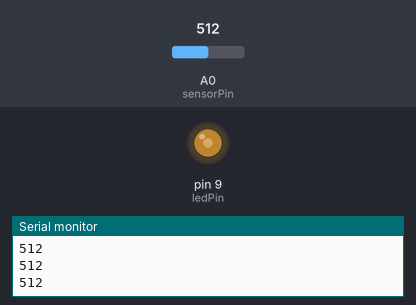
Bench run of a sketch on a simulated Arduino Uno, built with avr-gcc and run on an emulated ATmega328P. Parts: output pins drawn as LEDs (lit = HIGH), the last lines printed to the serial monitor. Inputs (shaded band) come from the test bench; at power-on: A0 (sensorPin) = 512.

Above: at 1.2 s.
1.3 s: A0 (sensorPin) set to 716
At 2.0 s:
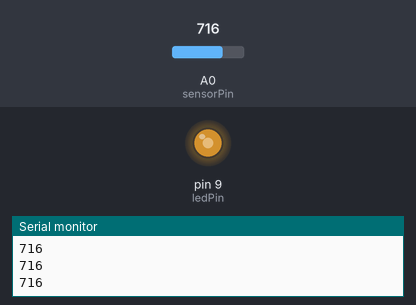
2.8 s: A0 (sensorPin) set to 900
At 3.3 s:
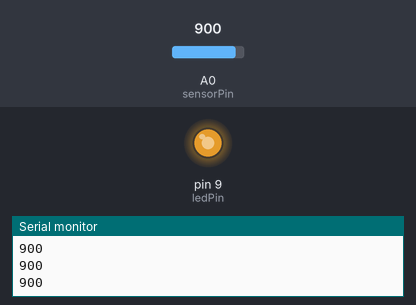
4.3 s: A0 (sensorPin) set to 122
At 5.5 s:
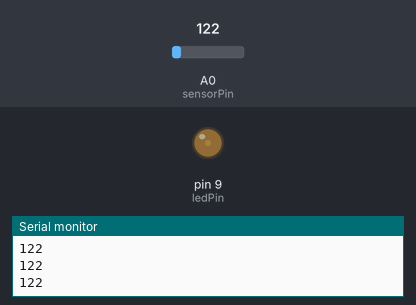
5.8 s: A0 (sensorPin) set to 0
At 6.7 s:
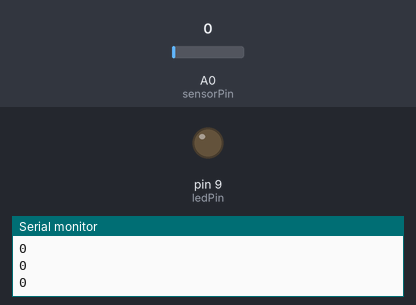
7.3 s: A0 (sensorPin) set to 511
At 7.8 s:
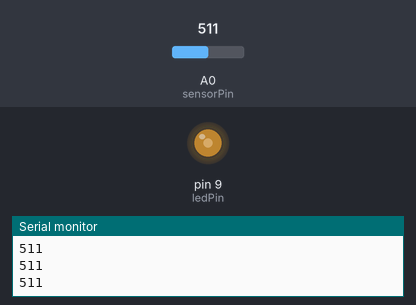
Timing chart, 0 to 9.8 s (numbered marks = the images above; inputs shaded):
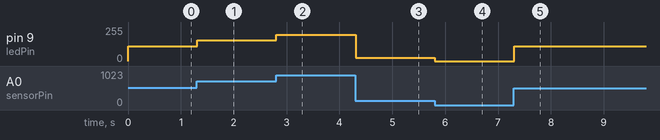

Measured:
- after the input at 1.3 s, pin 9 (ledPin): 112/255 → 157/255 at once
- after the input at 2.8 s, pin 9 (ledPin): 157/255 → 197/255 at once
- after the input at 4.3 s, pin 9 (ledPin): 197/255 → 26/255 at once
- after the input at 5.8 s, pin 9 (ledPin): 26/255 → 0/255 at once
- after the input at 7.3 s, pin 9 (ledPin): 0/255 → 112/255 at once

The sketch:

ThermoSensor_Karla.ino
```cpp
int sensorPin = A0;
int ledPin = 9;
int sensorVal;
int ledVal;

void setup() {
 Serial.begin(9600);
 pinMode(ledPin, OUTPUT);
}

void loop() {
  sensorVal= analogRead(sensorPin);

  Serial.println(sensorVal);

 ledVal = map(sensorVal, 0, 1023, 0, 225);
 analogWrite (ledPin, ledVal);

}
```
